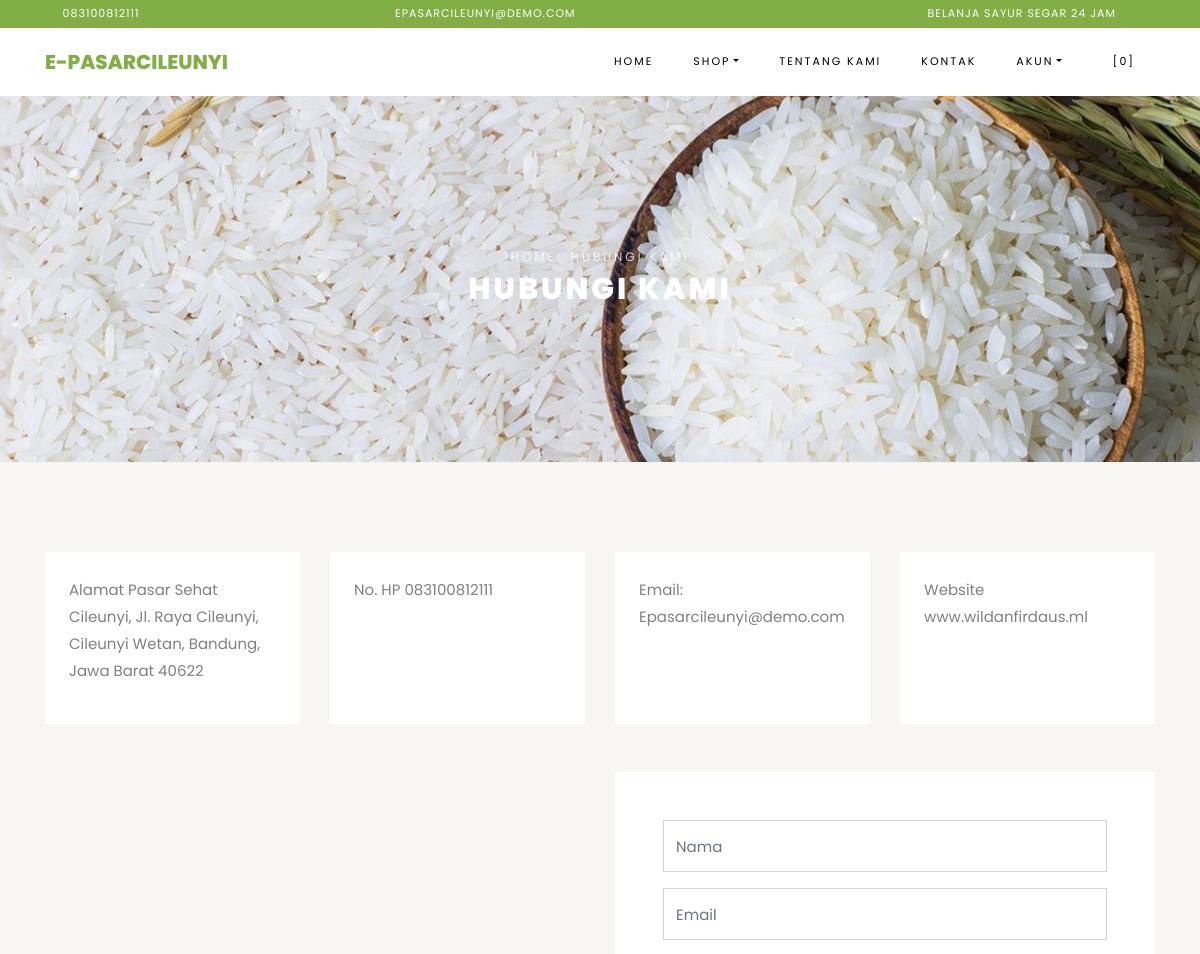
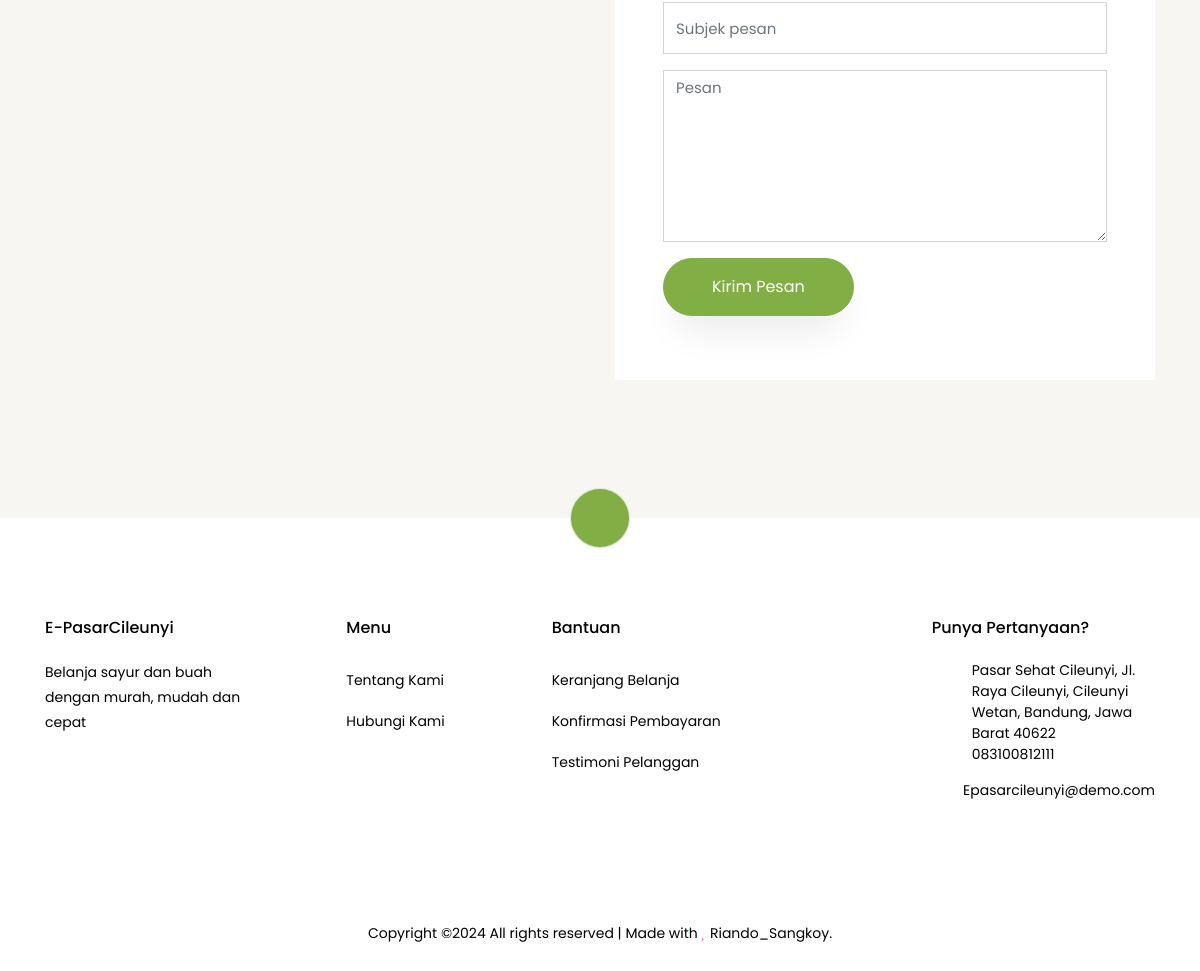
The app's page /index.php/pages/contact with its own data (2 pictures, top to bottom).
### tables this page shows
CREATE TABLE `settings` (
  `id` int(10) NOT NULL,
  `key` varchar(32) NOT NULL,
  `content` varchar(191) NOT NULL
);

### application/helpers/themes_helper.php (called while the page is built, shortened)
<?php
if ( ! function_exists('get_theme_name'))
{
    function get_theme_name() {
        $current_theme = get_settings('current_theme_name');
        return ($current_theme) ? $current_theme : false;
    }
}
if ( ! function_exists('get_template_part'))
{
    function get_template_part($file_name = null, $params = array()) {
        if ($file_name !== '') {
            $current_theme = get_theme_name();
            if ( file_exists($file_location = VIEWPATH .'themes/'. $current_theme .'/'. $file_name .'.php')) {
                $CI =& get_instance();
                $CI->load->view('themes/'. $current_theme .'/'. $file_name, $params);
            }
            else {
                echo '<div>Kesalahan: berkas tema <b>'. $file_name .'.php</b> tidak ditemukan.<br>Lokasi berkas: <b>'. $file_location .'</b></div>';
            }
        }
    }
}
if ( ! function_exists('get_header'))
{
    function get_header($params = null, $section = '', $current_section = '') {
        $load_params = array();
        if ( is_null($params)) {
            $load_params['title'] = get_settings('site_name');
        }
        else if ( is_string($params)) {
            $load_params['title'] = $params;
        }
        $load_params['sidebar_section'] = $section;
        $load_params['current_section'] = $current_section;
        get_template_part('header', $load_params);
    }
}
if ( ! function_exists('get_footer'))
{
    function get_footer($params = array()) {
        get_template_part('footer', $params);
    }
}
if ( ! function_exists('get_theme_uri'))
{
    function get_theme_uri($file_name = null, $theme_name = NULL)
    {
        $theme_name = ($theme_name == NULL) ? get_theme_name() : $theme_name;
        return is_null($file_name) ? base_url('assets/themes/'. $theme_name .'/') : base_url('assets/themes/'. $theme_name .'/'. $file_name) ;
    }
}

### application/controllers/Pages.php (called while the page is built, shortened)
<?php
class Pages extends CI_Controller {
    public function contact()
    {
        $profile = user_data();
        $data['user'] = $profile;
        $data['flash'] = $this->session->flashdata('contact_flash');
        get_header(get_store_name());
        get_template_part('pages/contact', $data);
        get_footer();
    }
}

### index.php (called while the page is built, shortened)
<?php
require_once BASEPATH.'core/CodeIgniter.php';

### application/helpers/session_helper.php (called while the page is built, shortened)
<?php
if ( ! function_exists('init'))
{
    function init()
    {
        $CI =& get_instance();
        return $CI;
    }
}
if ( ! function_exists('user_data')) {
    function user_data() {
        $CI = init();
        $user_id = get_current_user_id();
        $user_data = $CI->db->where('id', $user_id)->get('users')->row();
        return $user_data;
    }
}
if( ! function_exists('session_data'))
{
    function session_data()
    {
        $CI = init();
        $read_session_in_cookie = get_cookie('__ACTIVE_SESSION_DATA');
        $read_session_in_session = $CI->session->userdata('__ACTIVE_SESSION_DATA');
        if ($read_session_in_cookie)
        {
            $read_data = $CI->encryption->decrypt($read_session_in_cookie);
            $read_data = json_decode($read_data);
            return $read_data;
        }
        else if ($read_session_in_session)
        {
            $read_data = $CI->encryption->decrypt($read_session_in_session);
            $read_data = json_decode($read_data);
            return $read_data;
        }
        else {
            $default_session = new stdClass();
            $default_session->is_login = FALSE;
            $default_session->user_id = 0;
            $default_session->login_at = 0;
            $default_session->remember_me = FALSE;
            return $default_session;
        }
    }
}
if ( ! function_exists('is_login'))
{
    function is_login()
    {
        $login_data = session_data();
        return ($login_data->is_login === TRUE);
    }
}
if ( ! function_exists('get_current_user_id'))
{
    function get_current_user_id()
    {
        $login_data = session_data();
        return $login_data->user_id;
    }
}

### application/helpers/global_helper.php (called while the page is built, shortened)
<?php
if ( ! function_exists('get_settings'))
{
    function get_settings($key = '')
    {
        $CI =& get_instance();
        $row = $CI->db
            ->select('content')
            ->where('key', $key)
            ->get('settings')
            ->row();
        return $row->content;
    }
}
if ( ! function_exists('get_store_name'))
{
    function get_store_name()
    {
        return get_settings('store_name');
    }
}

### application/third_party/MX/Router.php (called while the page is built, shortened)
<?php (defined('BASEPATH')) OR exit('No direct script access allowed');
require dirname(__FILE__).'/Modules.php';
class MX_Router extends CI_Router
{
	public $module;
	public function fetch_module()
	{
		return $this->module;
	}
}

### application/third_party/MX/Modules.php (called while the page is built, shortened)
<?php (defined('BASEPATH')) OR exit('No direct script access allowed');
class Modules
{
	public static function find($file, $module, $base)
	{
		$segments = explode('/', $file);
		$file = array_pop($segments);
		$path = ltrim(implode('/', $segments).'/', '/');
		$module ? $modules[$module] = $path : $modules = array();
		return array(FALSE, $file);
	}
}

### application/views/themes/vegefoods/pages/contact.php (the view, shortened to what this page needs)
<div class="hero-wrap hero-bread" style="background-image: url('<?php echo get_theme_uri('images/bg-2.jpg'); ?>');">
    <div class="container">
      <div class="row no-gutters slider-text align-items-center justify-content-center">
        <div class="col-md-9 ftco-animate text-center">
            <p class="breadcrumbs"><span class="mr-2"><?php echo anchor(base_url(), 'Home'); ?></span> <span>Hubungi Kami</span></p>
          <h1 class="mb-0 bread">Hubungi Kami</h1>
        </div>
      </div>
    </div>
  </div>
  <section class="ftco-section contact-section bg-light">
    <div class="container">
        <div class="row d-flex mb-5 contact-info">
        <div class="col-md-3 d-flex">
            <div class="info bg-white p-4">
              <p><span>Alamat</span> <?php echo get_settings('store_address'); ?></p>
            </div>
        </div>
        <div class="col-md-3 d-flex">
            <div class="info bg-white p-4">
              <p><span>No. HP</span> <?php echo get_settings('store_phone_number'); ?></p>
            </div>
        </div>
        <div class="col-md-3 d-flex">
            <div class="info bg-white p-4">
              <p><span>Email:</span> <?php echo get_settings('store_email'); ?></p>
            </div>
        </div>
        <div class="col-md-3 d-flex">
            <div class="info bg-white p-4">
              <p><span>Website</span> www.wildanfirdaus.ml</p>
            </div>
        </div>
      </div>
      <div class="row block-9">
        <div class="col-md-6 order-md-last d-flex">
          <form action="<?php echo site_url('pages/send_message'); ?>" class="bg-white p-5 contact-form" method="POST">
            <div class="form-group">
              <input type="text" name="name" class="form-control" value="<?php echo set_value('name', (is_login() ? get_user_name() : '')); ?>" placeholder="Nama" required>
            </div>
            <div class="form-group">
              <input type="email" name="email" class="form-control" value="<?php echo set_value('email', (is_login() ? $user->email : '')); ?>" placeholder="Email" required>
            </div>
            <div class="form-group">
              <input type="text" name="subject" class="form-control" value="<?php echo set_value('subject'); ?>" placeholder="Subjek pesan" required>
            </div>
            <div class="form-group">
              <textarea name="message" id="" cols="30" rows="7" class="form-control" placeholder="Pesan" required><?php echo set_value('message'); ?></textarea>
            </div>
            <div class="form-group">
              <input type="submit" value="Kirim Pesan" class="btn btn-primary py-3 px-5">
            </div>
          </form>
        </div>
        <div class="col-md-6 d-flex">
            <div style="width: 100%">
                 <iframe src="https://www.google.com/maps/embed?pb=!1m18!1m12!1m3!1d6131.63486166285!2d136.87931095862513!3d-4.544146199714412!2m3!1f0!2f0!3f0!3m2!1i1024!2i768!4f13.1!3m3!1m2!1s0x6823773fcb2e5417%3A0x7896558c9fd548cb!2sJl.%20Klp.%20Dua%20No.18!5e1!3m2!1sen!2sid!4v1714763775222!5m2!1sen!2sid" width="600" height="450" style="border:0;" allowfullscreen="" loading="lazy">
    <a href="https://www.maps.ie/coordinates.html">find my coordinates</a>
  </iframe>
            </div>
        </div>
      </div>
    </div>
  </section>

### application/views/themes/vegefoods/header.php (shortened to what this page needs)
?><!DOCTYPE html>
<html lang="en">
  <head>
    <link rel="stylesheet" href="<?php echo get_theme_uri('css/open-iconic-bootstrap.min.css'); ?>">
    <link rel="stylesheet" href="<?php echo get_theme_uri('css/animate.css'); ?>">
    <link rel="stylesheet" href="<?php echo get_theme_uri('css/owl.carousel.min.css'); ?>">
    <link rel="stylesheet" href="<?php echo get_theme_uri('css/owl.theme.default.min.css'); ?>">
    <link rel="stylesheet" href="<?php echo get_theme_uri('css/magnific-popup.css'); ?>">
    <link rel="stylesheet" href="<?php echo get_theme_uri('css/aos.css'); ?>">
	<link rel="stylesheet" href="<?php echo get_theme_uri('css/ionicons.min.css'); ?>">
	<link rel="stylesheet" href="<?php echo get_theme_uri('js/plugins/@fortawesome/fontawesome-free/css/all.min.css', 'argon'); ?>">
    <link rel="stylesheet" href="<?php echo get_theme_uri('css/bootstrap-datepicker.css'); ?>">
    <link rel="stylesheet" href="<?php echo get_theme_uri('css/jquery.timepicker.css'); ?>">
    <link rel="stylesheet" href="<?php echo get_theme_uri('css/flaticon.css'); ?>">
    <link rel="stylesheet" href="<?php echo get_theme_uri('css/icomoon.css'); ?>">
	<link rel="stylesheet" href="<?php echo get_theme_uri('css/style.css'); ?>">
	<link rel="stylesheet" href="<?php echo base_url('assets/plugins/toastr/toastr.min.css'); ?>">
  </head>
  <body class="goto-here">
		<div class="py-1 bg-primary">
    	<div class="container">
    		<div class="row no-gutters d-flex align-items-start align-items-center px-md-0">
	    		<div class="col-lg-12 d-block">
		    		<div class="row d-flex">
		    			<div class="col-md pr-4 d-flex topper align-items-center">
					    	<div class="icon mr-2 d-flex justify-content-center align-items-center"><span class="icon-phone2"></span></div>
						    <span class="text"><?php echo get_settings('store_phone_number'); ?></span>
					    </div>
					    <div class="col-md pr-4 d-flex topper align-items-center">
					    	<div class="icon mr-2 d-flex justify-content-center align-items-center"><span class="icon-paper-plane"></span></div>
						    <span class="text"><?php echo get_settings('store_email'); ?></span>
					    </div>
					    <div class="col-md-5 pr-4 d-flex topper align-items-center text-lg-right">
						    <span class="text"><?php echo get_settings('store_tagline'); ?></span>
					    </div>
				    </div>
			    </div>
		    </div>
		  </div>
    </div>
    <nav class="navbar navbar-expand-lg navbar-dark ftco_navbar bg-dark ftco-navbar-light" id="ftco-navbar">
	    <div class="container">
	      <a class="navbar-brand" href="<?php echo base_url(); ?>"><?php echo get_store_name(); ?></a>
	      <div class="collapse navbar-collapse" id="ftco-nav">
	        <ul class="navbar-nav ml-auto">
	          <li class="nav-item active"><a href="<?php echo base_url(); ?>" class="nav-link">Home</a></li>
	          <li class="nav-item dropdown">
              <a class="nav-link dropdown-toggle" href="#" id="dropdown04" data-toggle="dropdown" aria-haspopup="true" aria-expanded="false">Shop</a>
            </li>
	          <li class="nav-item"><a href="<?php echo site_url('pages/about'); ?>" class="nav-link">Tentang Kami</a></li>
              <li class="nav-item"><a href="<?php echo site_url('pages/contact'); ?>" class="nav-link">Kontak</a></li>
              <li class="nav-item dropdown">
              <a class="nav-link dropdown-toggle" href="#" id="dropdown05" data-toggle="dropdown" aria-haspopup="true" aria-expanded="false">Akun</a>
            </li>
	          <li class="nav-item cta cta-colored"><a href="<?php echo site_url('shop/cart'); ?>" class="nav-link"><span class="icon-shopping_cart"></span>[<span class="cart-item-total">0</span>]</a></li>
	        </ul>
	      </div>
	    </div>
	  </nav>

### application/views/themes/vegefoods/footer.php (shortened to what this page needs)
<section class="ftco-section ftco-no-pt ftco-no-pb py-5 bg-light">
    <div class="container py-4">
    </div>
  </section>
  <footer class="ftco-footer ftco-section">
    <div class="container">
        <div class="row">
            <div class="mouse">
                      <a href="#" class="mouse-icon">
                          <div class="mouse-wheel"><span class="ion-ios-arrow-up"></span></div>
                      </a>
                  </div>
        </div>
      <div class="row mb-5">
        <div class="col-md">
          <div class="ftco-footer-widget mb-4">
            <h2 class="ftco-heading-2"><?php echo get_store_name(); ?></h2>
            <p><?php echo get_settings('store_description'); ?></p>
            <ul class="ftco-footer-social list-unstyled float-md-left float-lft mt-5">
            </ul>
          </div>
        </div>
        <div class="col-md">
          <div class="ftco-footer-widget mb-4 ml-md-5">
            <h2 class="ftco-heading-2">Menu</h2>
            <ul class="list-unstyled">
              <li><a href="<?php echo site_url('pages/about'); ?>" class="py-2 d-block">Tentang Kami</a></li>
              <li><a href="<?php echo site_url('pages/contact'); ?>" class="py-2 d-block">Hubungi Kami</a></li>
            </ul>
          </div>
        </div>
        <div class="col-md-4">
           <div class="ftco-footer-widget mb-4">
            <h2 class="ftco-heading-2">Bantuan</h2>
            <div class="d-flex">
                <ul class="list-unstyled mr-l-5 pr-l-3 mr-4">
                  <li><a href="<?php echo site_url('shop/cart'); ?>" class="py-2 d-block">Keranjang Belanja</a></li>
                  <li><a href="<?php echo site_url('customer/payments/confirm'); ?>" class="py-2 d-block">Konfirmasi Pembayaran</a></li>
                  <li><a href="<?php echo site_url('shop/testimonial'); ?>" class="py-2 d-block">Testimoni Pelanggan</a></li>
                </ul>
              </div>
          </div>
        </div>
        <div class="col-md">
          <div class="ftco-footer-widget mb-4">
              <h2 class="ftco-heading-2">Punya Pertanyaan?</h2>
              <div class="block-23 mb-3">
                <ul>
                  <li><span class="icon icon-map-marker"></span><span class="text"><?php echo get_settings('store_address'); ?></span></li>
                  <li><a href="#"><span class="icon icon-phone"></span><span class="text"><?php echo get_settings('store_phone_number'); ?></span></a></li>
                  <li><a href="#"><span class="icon icon-envelope"></span><span class="text"><?php echo get_settings('store_email'); ?></span></a></li>
                </ul>
              </div>
          </div>
        </div>
      </div>
      <div class="row">
        <div class="col-md-12 text-center">
          <p>
                        Copyright &copy;<script>document.write(new Date().getFullYear());</script> All rights reserved | Made with <i class="icon-heart text-danger" aria-hidden="true"></i> Riando_Sangkoy.
                      </p>
        </div>
      </div>
    </div>
  </footer>
</body>
</html>

### records on screen
settings: content "083100812111"
settings: content "EPASARCILEUNYI@DEMO.COM", content "Epasarcileunyi@demo.com"
settings: content "BELANJA SAYUR SEGAR 24 JAM"
settings: content "E-PASARCILEUNYI", content "E-PasarCileunyi"
settings: content (picture)
settings: content "Pasar Sehat Cileunyi, Jl. Raya Cileunyi, Cileunyi Wetan, Bandung, Jawa Barat 40622"
settings: content "Belanja sayur dan buah dengan murah, mudah dan cepat"

### other values on screen
anchor(base_url(), 'Home') "HOME"
